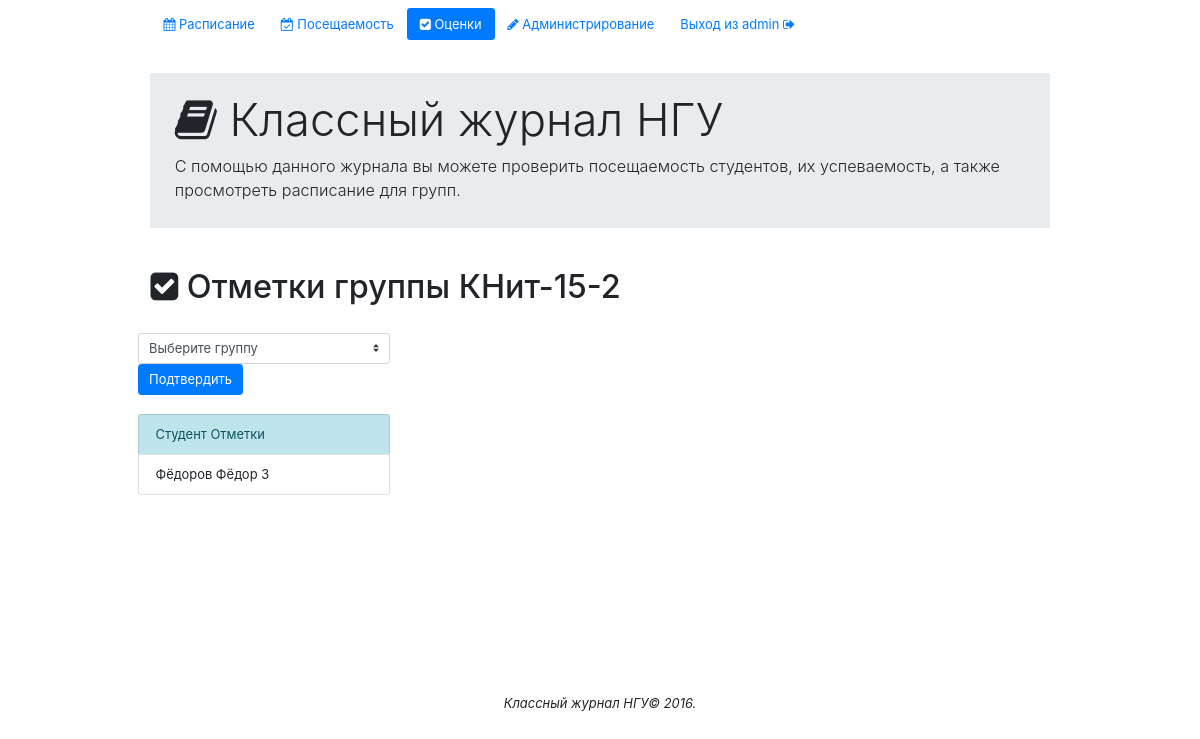
The page /content/marks.php?group=КНит-15-2 (signed in) on the database its author committed.
### tables this page shows
CREATE TABLE IF NOT EXISTS `marks` (
  `groupName` text NOT NULL,
  `studentName` text NOT NULL,
  `marks` text NOT NULL
);

### content/marks.php (the view, shortened to what this page needs)
<?php
	include("../connection/connection.php");
	include("../template/header.php");
	if(isset($_REQUEST["group"]))
		$chosenGroup = $_REQUEST["group"];
	else
		$chosenGroup = $_SESSION['logged_user'];
	$q = "SELECT * FROM `marks` WHERE `groupName` = '$chosenGroup' ORDER BY `studentName`";
	$result = mysqli_query($connection,$q);
	$data = mysqli_fetch_array($result)
?>
<div class = "content">
	<h1 class="text-xs-center"><i class="fa fa-check-square" aria-hidden="true"></i> Отметки группы <?php echo $data["groupName"];?></h1>
	<br>
	<div class = "row" >
		<div class = "col-xs-6">
			<?php
				if($_SESSION['logged_user'] == "admin"){
			?>
			<form  class="text-xs-center" action = "marks.php">
				<select  name="group" class="custom-select" >
					<option   selected disabled>Выберите группу</option>';
				</select>
				<input type="submit" class = "btn btn-primary" value = "Подтвердить">
			</form>
			<br>
			<?php
				}
				if(isset($data["groupName"])){
			?>
			<ul class="list-group">
				<li class="list-group-item list-group-item-info">
					Студент
					<span class="float-xs-right ">Отметки</span>
				</li>
				<?php
					do{
						$marks = explode(" ", $data["marks"]);
				?>
				<li class="list-group-item">
					<?php
					  	echo $data["studentName"];
					  	for($i = count($marks)-1; $i >= 0; $i--){
					?>
					<span class="tag  tag-pill float-xs-right
																<?php
																	if($marks[$i] < 3)
																		echo "tag-danger";
																	else if($marks[$i] > 3)
																		echo "tag-success";
																	else
																		echo "tag-warning";
																?> ">
						<?php
							echo $marks[$i];
						?>
					</span>
					<?php
						}
					?>
				</li>
					<?php
					 	}while($data = mysqli_fetch_array($result));
					?>
			</ul>
			<?php
				}else
					echo "<br><p class = 'text-xs-center'>Отметки для выбранной вами группы ещё не выставлены.</p>";
			?>
		</div>
	</div>
</div>
<?php include("../template/footer.php"); ?>

### template/header.php (style rules this page uses)
html { height: 100%; zoom: 90%; }
body { height: 98%; zoom: 90%; }
.content { flex: 1 0 auto; }

### rows shown on the page
marks: groupName "КНит-15-2", studentName "Фёдоров Фёдор", marks "3"

### other values the page prints
$_SESSION['logged_user'] "admin"
